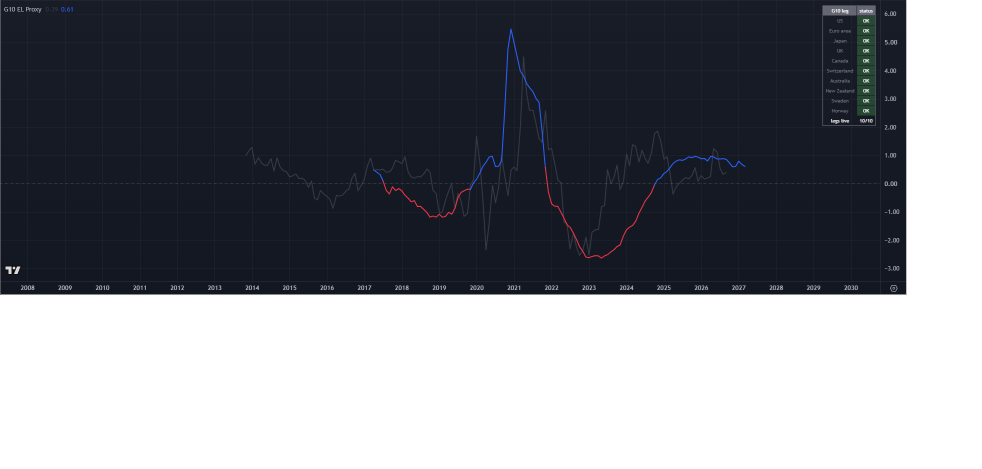
#> input picture free_tv_dashboard/Archive/2026-09-11/G10 EL Proxy.png, 1964 x 938 px (shown at 1/2 size)
$ python -i build_site.py   (imports and definitions only)
#> lines starting #> are read from the running program, lines starting #| are printed output that depends on the picture; after the words box and inside, x2 and y2 are one past the last pixel; in counts of white or black regions, pixels touching at a corner belong together
#> further down, picture is the input picture: PIL image 1964x938 RGBA; mean R, G, B, A 120.9, 123.2, 129.6, 255
import json, re, shutil, time, html
from pathlib import Path
from datetime import datetime
import pandas as pd
from PIL import Image, ImageChops

BASE = Path(__file__).resolve().parent
REPO_ROOT = BASE.parent
INCOMING = BASE / 'Incoming'
ARCHIVE = BASE / 'Archive'
DATA = BASE / 'data'
LATEST = DATA / 'latest'
IMAGES = DATA / 'images'
DOCS = BASE / 'docs'
PUBLIC_INDEX = REPO_ROOT / 'index.html'
PUBLIC_IMAGES = REPO_ROOT / 'images'
META = DATA / 'meta.json'

PATTERNS = {
    'relative_volume': re.compile(r'^Relative Volume EP Screener_(\d{4}-\d{2}-\d{2})_', re.I),
    'high_adx_3m': re.compile(r'^Pullback Stocks Screener HIGH ADX with 3M Perf_(\d{4}-\d{2}-\d{2})_', re.I),
    'high_adx': re.compile(r'^Pullback Stocks Screener HIGH ADX_(\d{4}-\d{2}-\d{2})_', re.I),
    'low_adx': re.compile(r'^Pullback Stocks Screener LOW ADX_(\d{4}-\d{2}-\d{2})_', re.I),
    'luc': re.compile(r'^Luc Stock Screener_(\d{4}-\d{2}-\d{2})_', re.I),
}
TITLES = {
    'high_adx_3m':'Pullback Stocks Screener HIGH ADX with 3M Perf',
    'high_adx':'Pullback Stocks Screener HIGH ADX',
    'low_adx':'Pullback Stocks Screener LOW ADX',
    'luc':'Luc Stock Screener',
    'relative_volume':'Relative Volume EP Screener',
}
ORDER = ['high_adx_3m','high_adx','low_adx','luc','relative_volume']
Q='Revenue growth %, Quarterly YoY'; T='Revenue growth %, TTM YoY'

def ensure():
    for p in [INCOMING,ARCHIVE,LATEST,IMAGES,DOCS]: p.mkdir(parents=True,exist_ok=True)
    if not META.exists(): META.write_text(json.dumps({'latest_date':None,'image_dates':[]},indent=2))

# [180 lines left out: functions read_meta, write_meta, fmt, chart_color_score, identify_chart_images_by_content, title_text_score and 2 more, not called in this run]


def crop_white_padding(im):
    rgb = im.convert('RGB')
    white = Image.new('RGB', rgb.size, (255,255,255))
#> white: PIL image 1964x938 RGB; every value is 255
    diff = ImageChops.difference(rgb, white).convert('L')
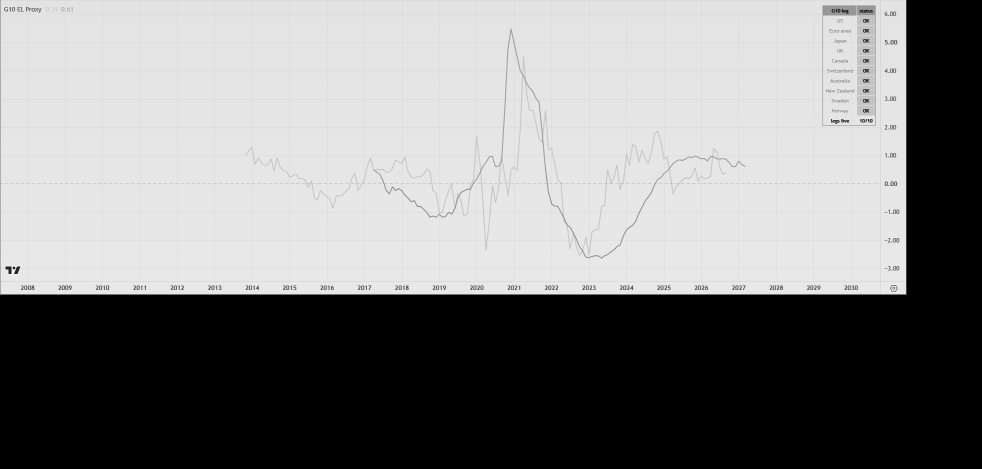
#> diff: PIL image 1964x938 L (shown at 1/2 size); min 0, max 240, mean 131.8
    mask = diff.point(lambda p: 255 if p > 18 else 0)
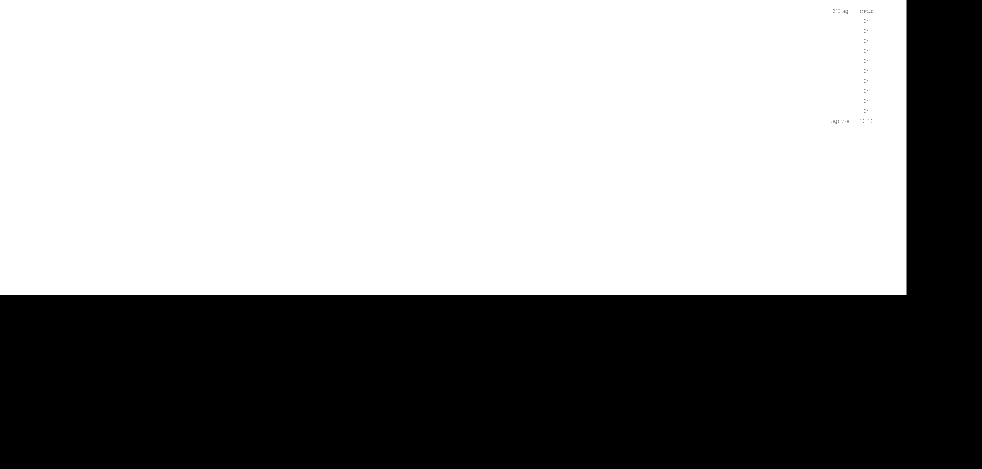
#> mask: PIL image 1964x938 L (shown at 1/2 size); 58.1% white; 80 black regions (79 under 20 px), largest, box (x1, y1, x2, y2) and area: (0, 0, 1964, 938) 772562
    bbox = mask.getbbox()
#> bbox = (0, 0, 1813, 590)
    return rgb.crop(bbox) if bbox else rgb
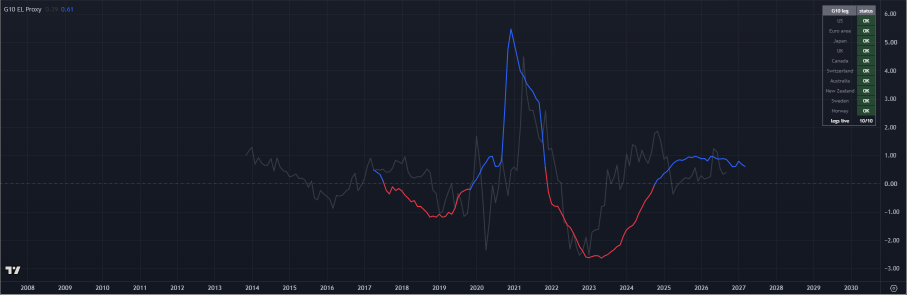
#> returned value: PIL image 1813x590 RGB (shown at 1/2 size); mean R, G, B 24.1, 28.1, 39.1

# [373 lines left out: functions normalize_date_images, normalize_all_images, ingest, render_table, prune_image_history, build_html and 1 more, not called in this run]

# [2 lines not run here, left out]

>>> from PIL import Image
>>> picture = Image.open('Archive/2026-09-11/G10 EL Proxy.png')
>>> result = crop_white_padding(picture)

$ run again, on free_tv_dashboard/Archive/2026-09-14/image2.png
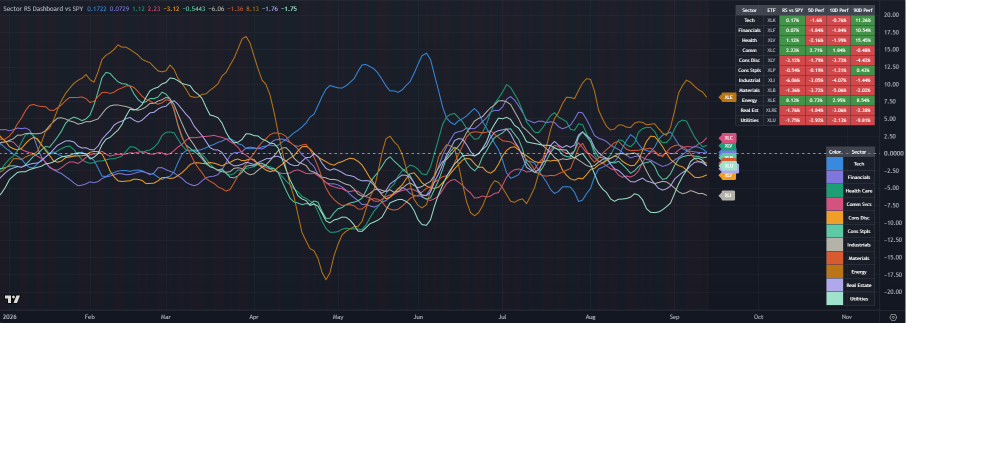
#> input picture free_tv_dashboard/Archive/2026-09-14/image2.png, 1964 x 938 px (shown at 1/2 size)
#> picture is the input picture: PIL image 1964x938 RGBA; mean R, G, B, A 117.1, 117.7, 122.8, 255
#> white: PIL image 1964x938 RGB; every value is 255
#> in crop_white_padding, `mask = diff.point(lambda p: 255 if p > 18 else 0)`:
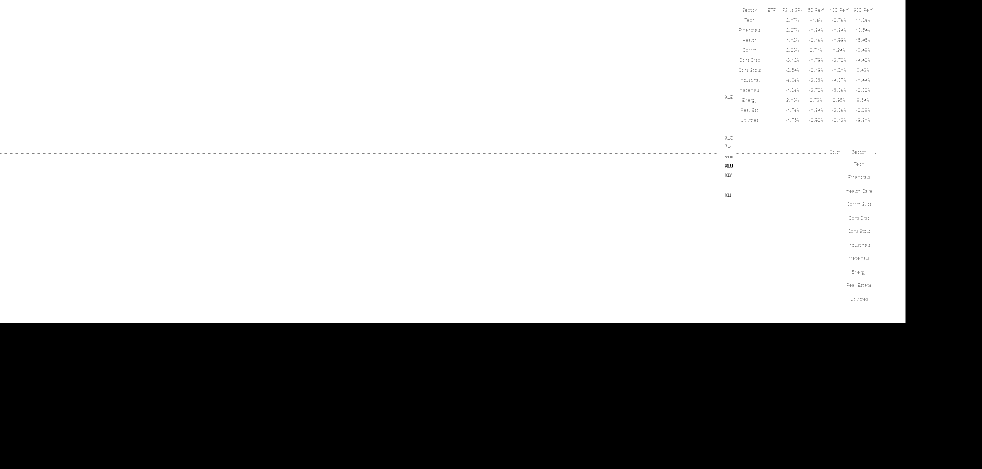
#> mask: PIL image 1964x938 L (shown at 1/2 size); 63.4% white; 1131 black regions (1126 under 20 px), largest, box (x1, y1, x2, y2) and area: (0, 0, 1964, 938) 672326, (1450, 328, 1460, 335) 33, (1450, 387, 1462, 394) 29, (1460, 328, 1466, 335) 27, (1450, 347, 1460, 354) 21
#> bbox = (0, 0, 1811, 646)
#> in crop_white_padding, `return rgb.crop(bbox) if bbox else rgb`:
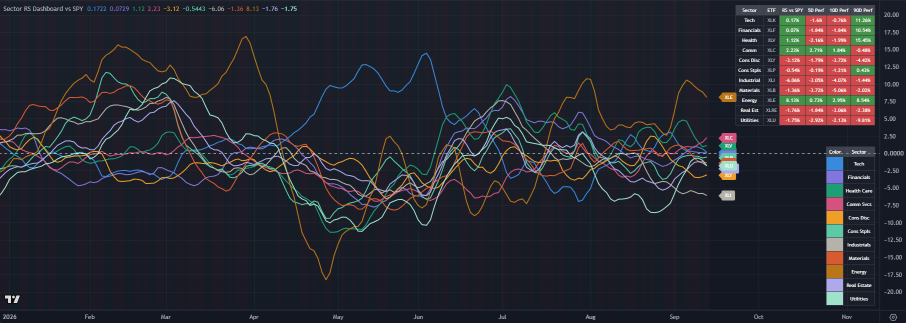
#> returned value: PIL image 1811x646 RGB (shown at 1/2 size); mean R, G, B 37.9, 38.7, 46.8

$ run again, on free_tv_dashboard/Archive/2026-09-16/image2.png
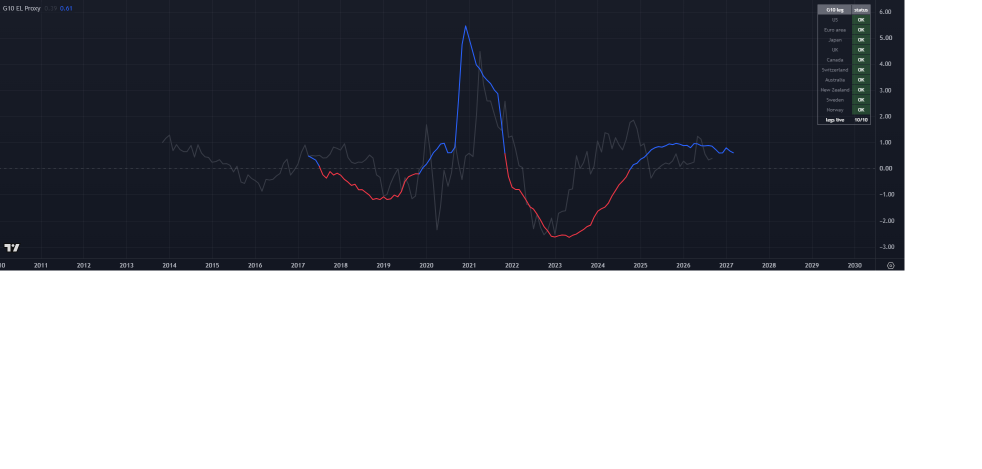
#> input picture free_tv_dashboard/Archive/2026-09-16/image2.png, 1964 x 938 px (shown at 1/2 size)
#> picture is the input picture: PIL image 1964x938 RGBA; mean R, G, B, A 132.1, 134.2, 140.1, 255
#> white: PIL image 1964x938 RGB; every value is 255
#> in crop_white_padding, `mask = diff.point(lambda p: 255 if p > 18 else 0)`:
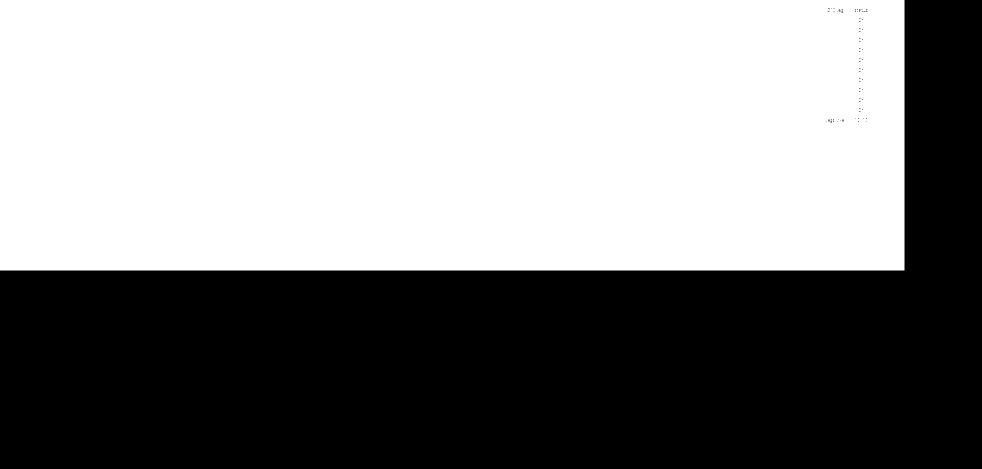
#> mask: PIL image 1964x938 L (shown at 1/2 size); 53.1% white; 80 black regions (79 under 20 px), largest, box (x1, y1, x2, y2) and area: (0, 0, 1964, 938) 863563
#> bbox = (0, 0, 1809, 541)
#> in crop_white_padding, `return rgb.crop(bbox) if bbox else rgb`:
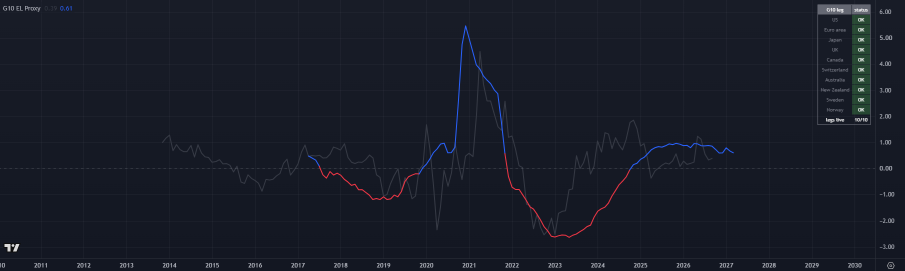
#> returned value: PIL image 1809x541 RGB (shown at 1/2 size); mean R, G, B 23.6, 27.6, 38.7
